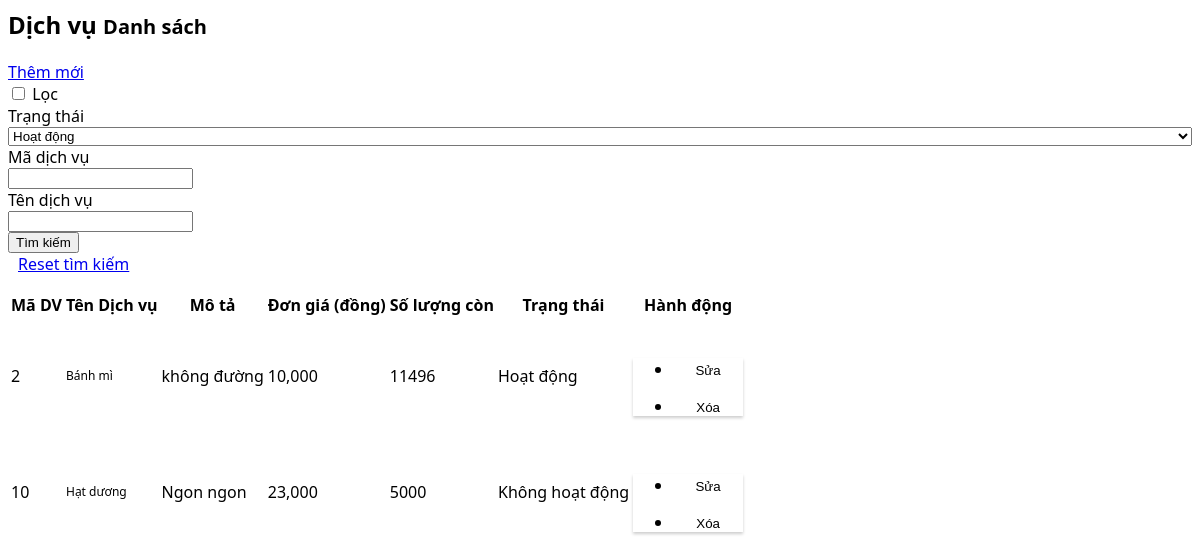
/views/dichvu/index.php, run on the app's committed database.
### tables this page shows
CREATE TABLE `dichvu` (
  `IdDichVu` bigint(20) UNSIGNED NOT NULL,
  `TenDV` varchar(255) NOT NULL,
  `Mota` text NOT NULL,
  `DonGia` varchar(255) NOT NULL,
  `SoLuong` int(11) NOT NULL,
  `TrangThai` int(11) NOT NULL,
  `created_at` timestamp NULL DEFAULT NULL,
  `updated_at` timestamp NULL DEFAULT NULL
);

### models/DichVu.php (called while the page is built, shortened)
<?php
require_once 'models/Model.php';
class DichVu extends Model
{
    private $cn;
		function __construct(){
			$this->cn = new Model();
		}
    public function DanhSachDichVu($hoatdong=false)
    {
        if(!$hoatdong)
          $sql = "SELECT * FROM dichvu";
        else
          $sql = "SELECT * FROM dichvu WHERE TrangThai = 1";
        return $this->cn->FetchAll($sql);
    }
}

### models/Model.php (called while the page is built, shortened)
<?php
class Model {
  private $DB_NAME = 'karaoke';
  private $DB_USERNAME = 'root';
  private $DB_PASSWORD = '';
  private $link;
  public function __construct() {
    $this->link=mysqli_connect("localhost",$this->DB_USERNAME,$this->DB_PASSWORD,$this->DB_NAME);
  }
  function ExecuteQuery($sql)
	{
		mysqli_query($this->link,"set names 'utf8'");
		return mysqli_query($this->link, $sql);
	}
	function FetchAll($sql)
	{
		$result=$this->ExecuteQuery($sql);
		$arr=array();
		while($row=mysqli_fetch_assoc($result))
		{
			$arr[]=$row;
		}
		return $arr;
	}
}

### views/dichvu/index.php (the view, shortened to what this page needs)
<?php
    if(isset($_REQUEST["searchForm"])){
        $form = $_REQUEST["searchForm"];
        $DichVu = new DichVu();
        $DichVus = $DichVu->TimKiem($form['maDichVu'], $form['tenDichVu'], $form['trangThai']);
    }
    else{
        $DichVu = new DichVu();
        $DichVus = $DichVu->DanhSachDichVu();
    }
    $name = 'Dịch vụ';
?>
<div class="content-wrapper" id="pjax-container">
  <div id="app">
    <section class="content-header">
      <h1>
      <?php echo $name;?>
        <small>Danh sách</small>
      </h1>
    </section>
    <section class="content">
      <div class="row">
        <div class="col-md-12">
          <div class="box grid-box">
            <div class="box-header with-border">
              <div class="pull-right">
                <div class="btn-group pull-right grid-create-btn" style="margin-right: 10px">
                <a href="index.php?controller=dichvu&action=add" class="btn btn-sm btn-success" title="Thêm mới">
                        <i class="fa fa-plus"></i><span class="hidden-xs">  Thêm mới</span>
                    </a>
                </div>
              </div>
              <div class="pull-left">
                <div class="btn-group" style="margin-right: 5px" data-toggle="buttons">
                  <label class="btn btn-sm btn-dropbox 611dfa7a100ec-filter-btn active" title="Lọc">
                  <input type="checkbox"><i class="fa fa-filter"></i><span class="hidden-xs">  Lọc</span>
                  </label>
                </div>
              </div>
            </div>
            <div class="box-header with-border  filter-box" id="filter-box">
              <form action="" class="form-horizontal" method="post">
                <div class="row">
                  <div class="col-md-12">
                    <div class="box-body">
                      <div class="fields-group">
                        <div class="form-group">
                          <label class="col-sm-2 control-label"> Trạng thái</label>
                          <div class="col-sm-8">
                            <select class="form-control type" name="searchForm[trangThai]" style="width: 100%;">
                              <option selected value="1">Hoạt động</option>
                            </select>
                          </div>
                        </div>
                        <div class="form-group">
                          <label class="col-sm-2 control-label"> Mã dịch vụ</label>
                          <div class="col-sm-8">
                            <div class="input-group input-group-sm">
                              <input type="text" class="form-control name" name="searchForm[maDichVu]" value="<?php echo isset($_POST["searchForm"]) ? $_POST["searchForm"]["maDichVu"] : '' ?>">
                            </div>
                          </div>
                        </div>
                        <div class="form-group">
                          <label class="col-sm-2 control-label"> Tên dịch vụ</label>
                          <div class="col-sm-8">
                            <div class="input-group input-group-sm">
                              <input type="text" class="form-control name" name="searchForm[tenDichVu]" value="<?php echo isset($_POST["searchForm"]) ? $_POST["searchForm"]["tenDichVu"] : '' ?>">
                            </div>
                          </div>
                        </div>
                      </div>
                    </div>
                  </div>
                </div>
                <div class="box-footer">
                  <div class="row">
                    <div class="col-md-12">
                      <div class="col-md-8">
                        <div class="btn-group pull-left">
                          <button class="btn btn-info submit btn-sm"><i class="fa fa-search"></i>Tìm kiếm</button>
                        </div>
                        <div class="btn-group pull-left " style="margin-left: 10px;">
                          <a href="index.php?controller=dichvu&action=index" class="btn btn-default btn-sm"><i class="fa fa-undo"></i>  Reset tìm kiếm</a>
                        </div>
                      </div>
                    </div>
                  </div>
                </div>
              </form>
            </div>
            <div class="box-body table-responsive no-padding">
              <table class="table table-hover grid-table" id="grid-table611dfe8fce584">
                <thead>
                  <tr>
                    <th class="column-id">Mã DV<a class="fa fa-fw fa-sort" href="https://truyenthanh.org.vn/auth/users?_pjax=%23pjax-container&amp;_sort%5Bcolumn%5D=id&amp;_sort%5Btype%5D=desc" aria-hidden="true"></a></th>
                    <th class="column-name">Tên <?php echo $name;?></th>
                    <th class="column-roles">Mô tả</th>
                    <th class="column-areaId">Đơn giá (đồng)</th>
                    <th class="column-stream_key">Số lượng còn</th>
                    <th class="column-stream_key">Trạng thái</th>
                    <th class="column-__actions__">Hành động</th>
                  </tr>
                </thead>
                <tbody>
                  <?php
                    foreach($DichVus as $item){
                        if($item['TrangThai'])
                            $tt = '<span class="label label-info">Hoạt động</span>';
                        else
                            $tt = '<span class="label label-danger">Không hoạt động</span>';
                        echo '<tr>
                        <td class="column-id">
                        '.$item['IdDichVu'].'
                        </td>
                        <td class="column-username">
                        <span class="label label-success" style="font-size:12px;">'.$item['TenDV'].'</span>
                        </td>
                        <td class="column-name">
                        '.$item['Mota'].'
                        </td>
                        <td class="column-roles">
                        '.number_format($item['DonGia']).'
                        </td>
                        <td class="column-areaId" style="font-size:16px;">
                        '.$item['SoLuong'].'
                        </td>
                        <td class="column-stream_key">
                        '.$tt.'
                        </td>
                        <td class="column-__actions__">
                          <div class="grid-dropdown-actions dropdown">
                            <a href="#" style="padding: 0 10px;" class="dropdown-toggle" data-toggle="dropdown">
                            </a>
                            <ul class="dropdown-menu" style="min-width: 70px !important;box-shadow: 0 2px 3px 0 rgba(0,0,0,.2);border-radius:0;left: -65px;top: 5px;">
                            <li>
                            <form method="post" action="index.php?controller='.$_REQUEST['controller'].'&action=edit">
                                <input hidden class="hidden" type="text" name="editForm[maDichVu]" value="'.$item['IdDichVu'].'">
                                <input hidden class="hidden" type="text" name="editForm[tenDichVu]" value="'.$item['TenDV'].'">
                                <input hidden class="hidden" type="text" name="editForm[moTa]" value="'.$item['Mota'].'">
                                <input hidden class="hidden" type="text" name="editForm[donGia]" value="'.$item['DonGia'].'">
                                <input hidden class="hidden" type="text" name="editForm[soLuong]" value="'.$item['SoLuong'].'">
                                <input hidden class="hidden" type="text" name="editForm[trangThai]" value="'.$item['TrangThai'].'">
                                <button style="background-color: transparent;width: 100%;border: none;" type="submit">Sửa</button>
                                </form>
                            </li>
                            <li>
                            <form method="post" action="">
                                <input hidden class="hidden" type="text" name="deleteForm[maDichVu]" value="'.$item['IdDichVu'].'">
                                <button style="background-color: transparent;width: 100%;border: none;" type="submit">Xóa</button>
                            </form>
                            </li>
                            </ul>
                          </div>
                        </td>
                      </tr>';
                    }
                  ?>
                </tbody>
              </table>
            </div>
          </div>
        </div>
      </div>
    </section>
  </div>
</div>

### data on the page
dichvu: IdDichVu "2", TenDV "Bánh mì", Mota "không đường", DonGia "10,000", SoLuong "11496", TrangThai "Hoạt động"
dichvu: IdDichVu "10", TenDV "Hạt dương", Mota "Ngon ngon", DonGia "23,000", SoLuong "5000", TrangThai "Không hoạt động"

### other printed values
$name "Dịch vụ"
